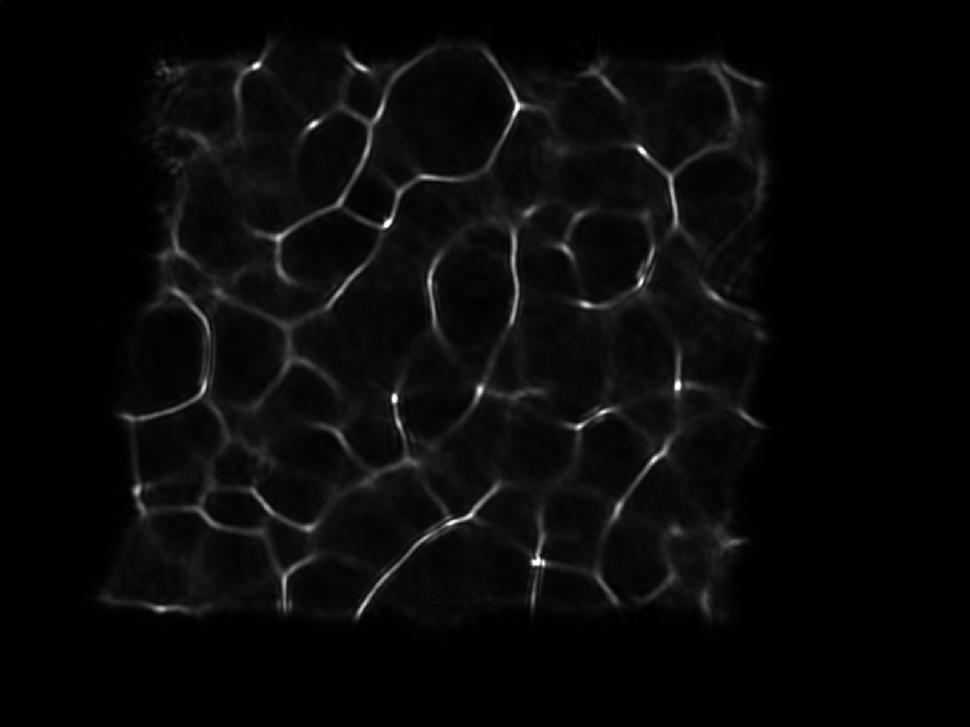
#> input picture 2026-05-13/Y2.tif, 970 x 727 px, shrunk from 1600 x 1200 before the run
$ python script3.py
#> lines starting #> are read from the running program, lines starting #| are printed output that depends on the picture
#!/usr/bin/env python

# Simple example of Wiener deconvolution in Python.
# We use a fixed SNR across all frequencies in this example.
#
# Written 2015 by Dan Stowell. Public domain.
# https://gist.github.com/danstowell/f2d81a897df9e23cc1da

import cv2
import matplotlib
import matplotlib.cm as cm

# matplotlib.use('PDF') # http://www.astrobetter.com/plotting-to-a-file-in-python/
import matplotlib.pyplot as plt
import numpy as np
from matplotlib.backends.backend_pdf import PdfPages
from numpy.fft import fft, ifft, ifftshift

plt.rcParams.update({"font.size": 6})

##########################
# user config
sonlen = 128
irlen = 64

lambd_est = 1e-3  # estimated noise lev

##########################


def gen_son(length):
    "Generate a synthetic un-reverberated 'sound event' template"
    # (whitenoise -> integrate -> envelope -> normalise)
    son = np.cumsum(np.random.randn(length))
    # apply envelope
    attacklen = int(length / 8)
    env = np.hstack(
        (np.linspace(0.1, 1, attacklen), np.linspace(1, 0.1, length - attacklen))
    )
    son *= env
    son /= np.sqrt(np.sum(son * son))
    return son


def gen_ir(length):
    "Generate a synthetic impulse response"
    # First we generate a quietish tail
    son = np.random.randn(length)
    attacklen = int(length / 2)
    env = np.hstack(
        (np.linspace(0.1, 1, attacklen), np.linspace(1, 0.1, length - attacklen))
    )
    son *= env
    son *= 0.05
    # Here we add the "direct" signal
    son[0] = 1
    # Now some early reflection spikes
    for _ in range(10):
        son[int(length * (np.random.rand() ** 2))] += np.random.randn() * 0.5
    # Normalise and return
    son /= np.sqrt(np.sum(son * son))
    return son


def wiener_deconvolution(signal, kernel, lambd):
    "lambd is the SNR"
    # kernel = np.hstack(
    #     (kernel, np.zeros(len(signal) - len(kernel)))
    # )  # zero pad the kernel to same length
    H = fft(kernel)
    deconvolved = np.real(ifft(fft(signal) * np.conj(H) / (H * np.conj(H) + lambd)))
    return deconvolved


Y = cv2.imread("Y2.tif")[:, :, 1] / 255
#> Y: shape (727, 970) float64; min 0, max 1, mean 0.0336
H = cv2.imread("H2.tif")[:, :, 1] / 255
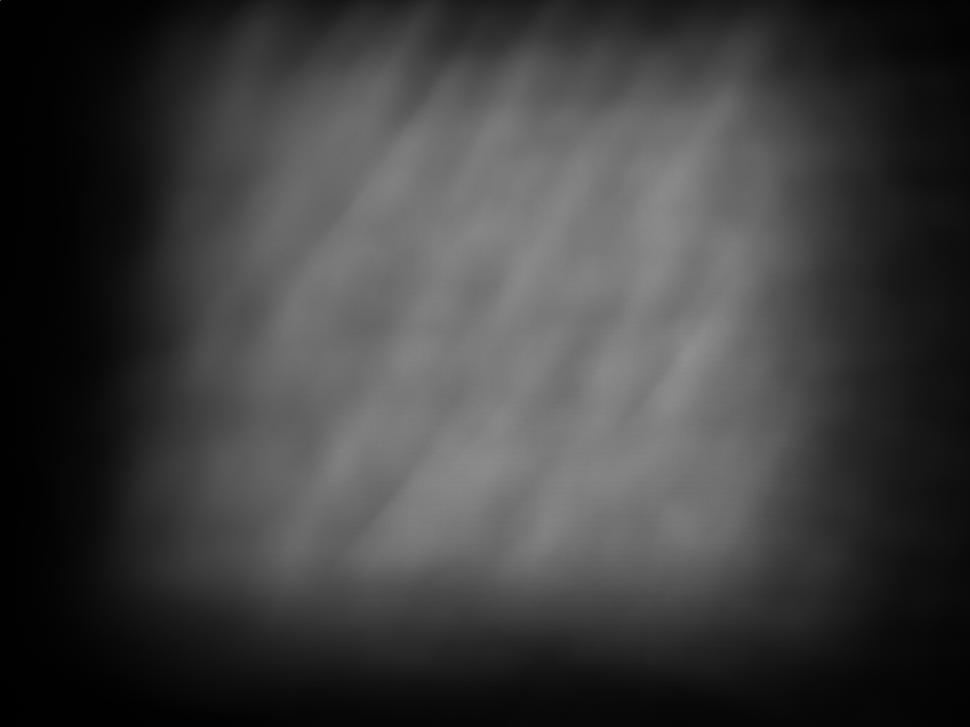
#> input picture 2026-05-13/H2.tif, 970 x 727 px, shrunk from 1600 x 1200 before the run
#> H: shape (727, 970) float64; min 0, max 0.565, mean 0.244
X = wiener_deconvolution(Y, H, 10**2)
#> in wiener_deconvolution, `deconvolved = np.real(ifft(fft(signal) * np.conj(H) / (H * np.conj(H) ..`:
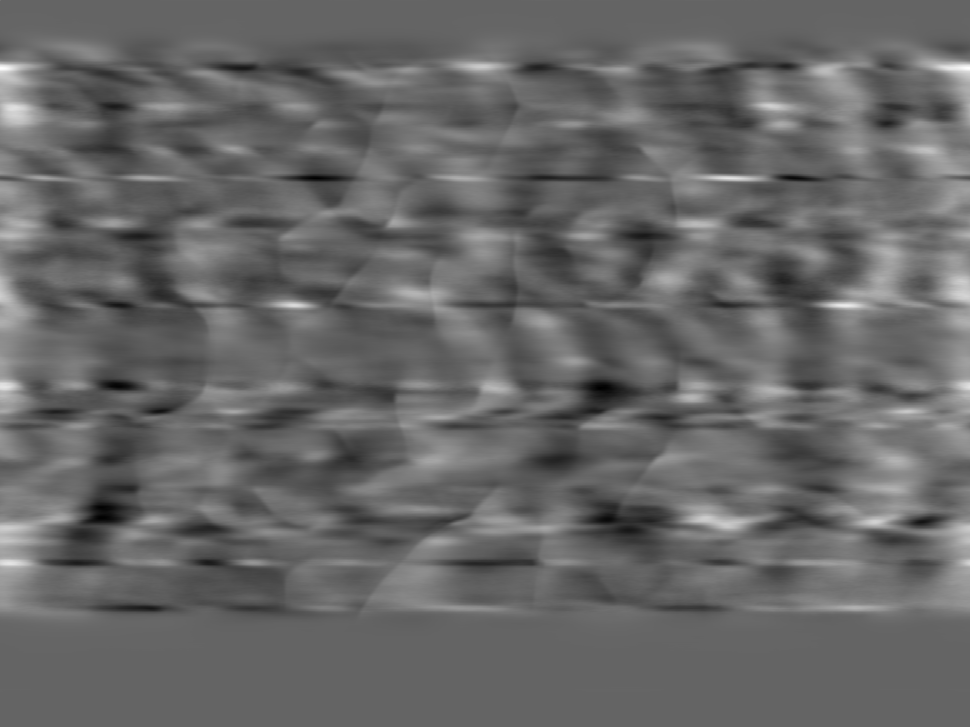
#> deconvolved: shape (727, 970) float64; min -0.00507, max 0.00773, mean 0.000123; drawn with min black and max white

plt.imshow(X, cmap="gray")
plt.axis("off")
plt.show()

# [36 lines of commented-out code are left out]
